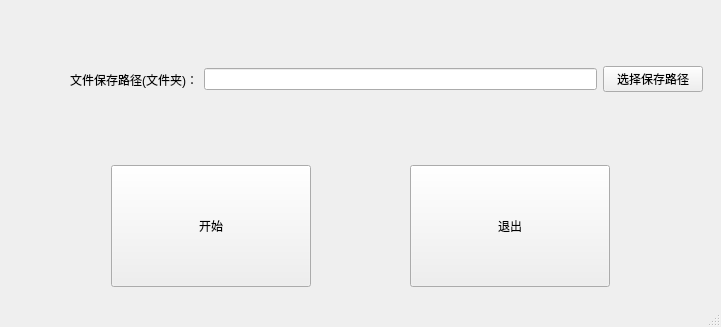
<?xml version="1.0" encoding="UTF-8"?>
<ui version="4.0">
 <class>MainWindow</class>
 <widget class="QMainWindow" name="MainWindow">
  <property name="geometry">
   <rect>
    <x>0</x>
    <y>0</y>
    <width>721</width>
    <height>327</height>
   </rect>
  </property>
  <property name="minimumSize">
   <size>
    <width>721</width>
    <height>327</height>
   </size>
  </property>
  <property name="maximumSize">
   <size>
    <width>721</width>
    <height>327</height>
   </size>
  </property>
  <property name="windowTitle">
   <string>远程桌面服务端</string>
  </property>
  <widget class="QWidget" name="centralwidget">
   <layout class="QVBoxLayout" name="verticalLayout">
    <item>
     <widget class="QWidget" name="widget" native="true">
      <layout class="QHBoxLayout" name="horizontalLayout">
       <item>
        <widget class="QLabel" name="label">
         <property name="maximumSize">
          <size>
           <width>180</width>
           <height>16777215</height>
          </size>
         </property>
         <property name="text">
          <string>文件保存路径(文件夹)：</string>
         </property>
         <property name="alignment">
          <set>Qt::AlignRight|Qt::AlignTrailing|Qt::AlignVCenter</set>
         </property>
        </widget>
       </item>
       <item>
        <widget class="QLineEdit" name="savePathLineEdit">
         <property name="sizePolicy">
          <sizepolicy hsizetype="Preferred" vsizetype="Fixed">
           <horstretch>0</horstretch>
           <verstretch>0</verstretch>
          </sizepolicy>
         </property>
         <property name="readOnly">
          <bool>true</bool>
         </property>
        </widget>
       </item>
       <item>
        <widget class="QPushButton" name="savePathBtn">
         <property name="maximumSize">
          <size>
           <width>100</width>
           <height>16777215</height>
          </size>
         </property>
         <property name="text">
          <string>选择保存路径</string>
         </property>
        </widget>
       </item>
      </layout>
     </widget>
    </item>
    <item>
     <widget class="QWidget" name="widget_2" native="true">
      <layout class="QHBoxLayout" name="horizontalLayout_2">
       <item>
        <widget class="QPushButton" name="startBtn">
         <property name="sizePolicy">
          <sizepolicy hsizetype="Maximum" vsizetype="Preferred">
           <horstretch>0</horstretch>
           <verstretch>0</verstretch>
          </sizepolicy>
         </property>
         <property name="maximumSize">
          <size>
           <width>200</width>
           <height>16777215</height>
          </size>
         </property>
         <property name="text">
          <string>开始</string>
         </property>
        </widget>
       </item>
       <item>
        <widget class="QPushButton" name="exitBtn">
         <property name="sizePolicy">
          <sizepolicy hsizetype="Minimum" vsizetype="Preferred">
           <horstretch>0</horstretch>
           <verstretch>0</verstretch>
          </sizepolicy>
         </property>
         <property name="maximumSize">
          <size>
           <width>200</width>
           <height>16777215</height>
          </size>
         </property>
         <property name="text">
          <string>退出</string>
         </property>
        </widget>
       </item>
      </layout>
     </widget>
    </item>
   </layout>
  </widget>
  <widget class="QMenuBar" name="menubar">
   <property name="geometry">
    <rect>
     <x>0</x>
     <y>0</y>
     <width>721</width>
     <height>26</height>
    </rect>
   </property>
  </widget>
  <widget class="QStatusBar" name="statusbar"/>
 </widget>
 <resources/>
 <connections/>
</ui>
